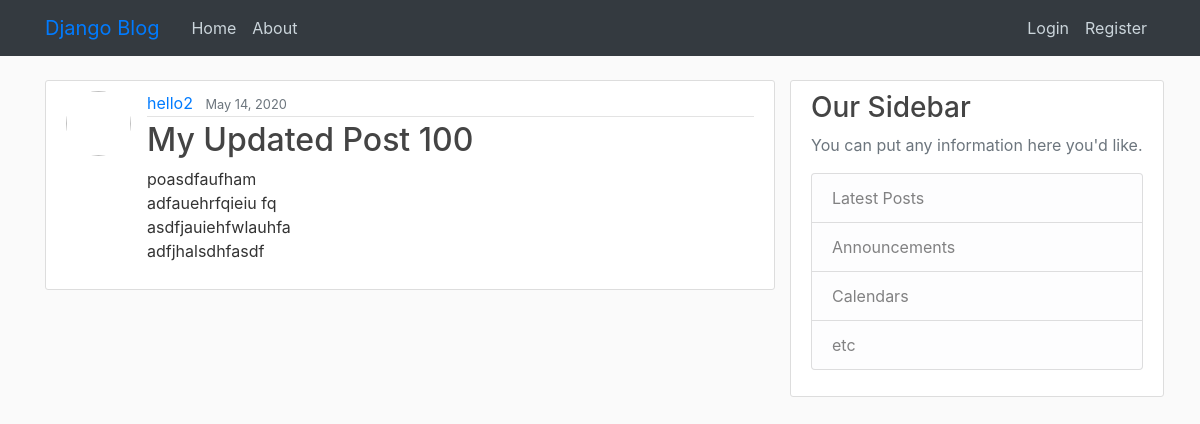
/post/21/, run on the app's committed database.
### blog/models.py (models this page shows, shortened)
class Post(models.Model):
	title = models.CharField(max_length=100)
	content = models.TextField()
	date_posted = models.DateTimeField(default=timezone.now)
	author = models.ForeignKey(User, on_delete=models.CASCADE)

### blog/views.py (the view)
# urls.py: path('post/<int:pk>/', PostDetailView.as_view(), name='post-detail'),
class PostDetailView(DetailView):
	model = Post

### blog/templates/blog/post_detail.html (shortened to what this page needs)
{% extends 'blog/base.html'%}
	{%block content%}
	<article class="media content-section">
		<img class="rounded-circle article-img" sr="{{ object.author.profile.image.url }}">
		  <div class="media-body">
		    <div class="article-metadata">
		      <a class="mr-2" href="{% url 'user-posts' object.author.username %}">{{ object.author }}</a>
		      <small class="text-muted">{{ object.date_posted|date:"F d, Y" }}</small>
		    </div>
		    <h2 class="article-title">{{ object.title }}</h2>
		    <p class="article-content">{{ object.content }}</p>
		  </div>
	</article>
{% endblock content %}

### blog/static/blog/main.css (style rules this page uses)
body { background: #fafafa; color: #333333; margin-top: 5rem; }
h1, h2, h3, h4, h5, h6 { color: #444444; }
.content-section { background: #ffffff; padding: 10px 20px; border: 1px solid #dddddd; border-radius: 3px; margin-bottom: 20px; }
.article-title { color: #444444; }
.article-content { white-space: pre-line; }
.article-img { height: 65px; width: 65px; margin-right: 16px; }
.article-metadata { padding-bottom: 1px; margin-bottom: 4px; border-bottom: 1px solid #e3e3e3 }

### data on the page
Post: author "hello2", date_posted "May 14, 2020", title "My Updated Post 100", content "poasdfaufham adfauehrfqieiu fq asdfjauiehfwlauhfa adfjhalsdhfasdf"
